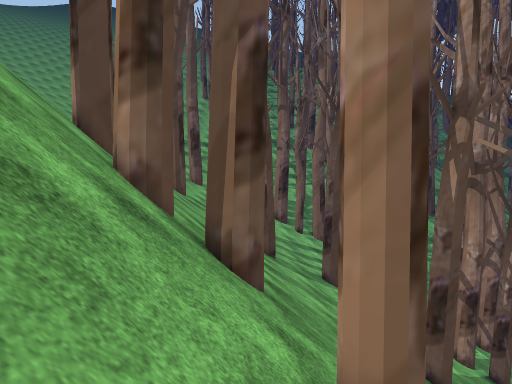
View 1 (above)

21 first-person views from a walk through a 3-D level made in the Unity game engine. The camera is 1.4 m above the floor, tilts 4° down and sees 75° across. The floor is counted in squares, 1 m on a side. Each view is taken from the middle of a square. On the plan, view 1 faces up. The plan holds only what a view shows up to about 15 squares ahead; the rest is blank. The place goes on beyond the plan. The player is left out. Some surface patterns are stand-ins.

View 2
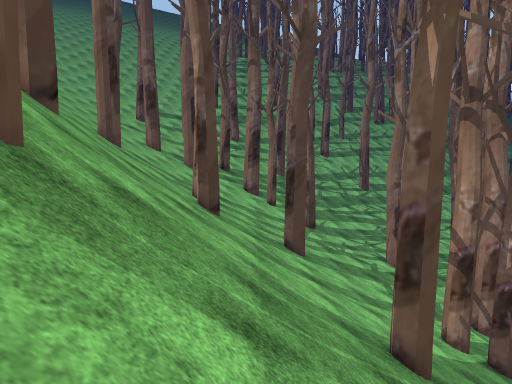

View 3
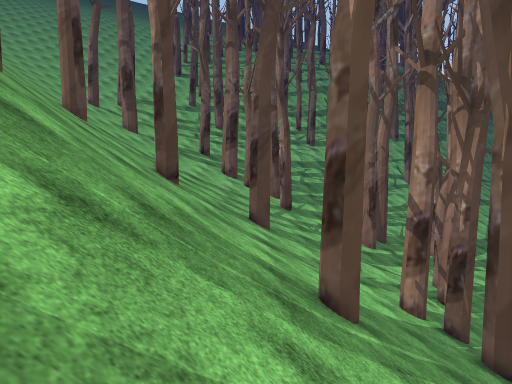

View 4
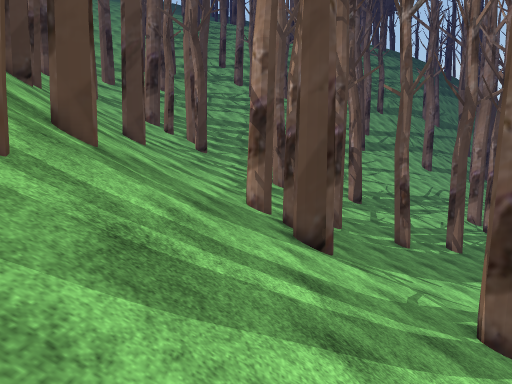

View 5
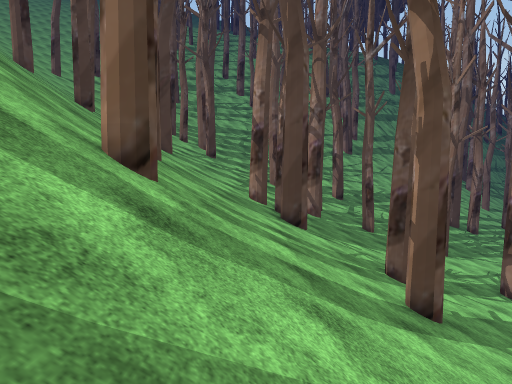

View 6
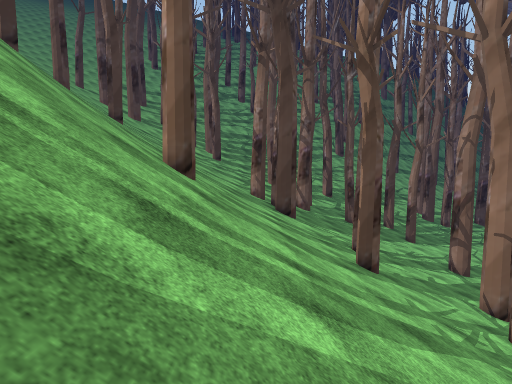

View 7
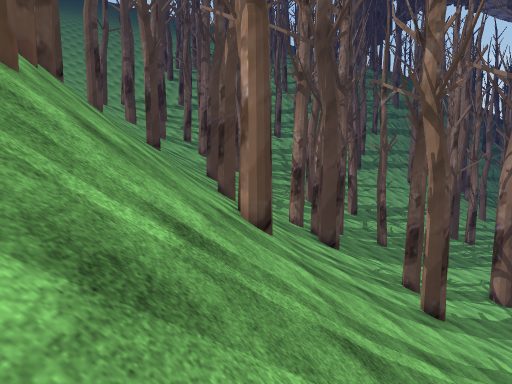

View 8
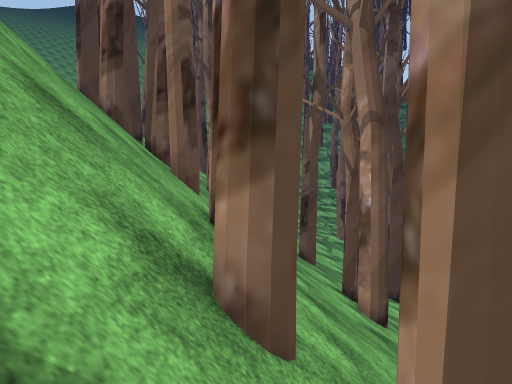

View 9
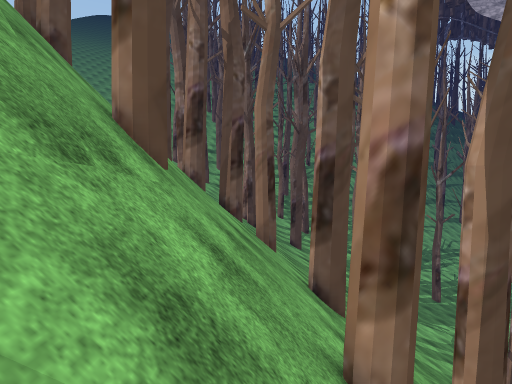

View 10
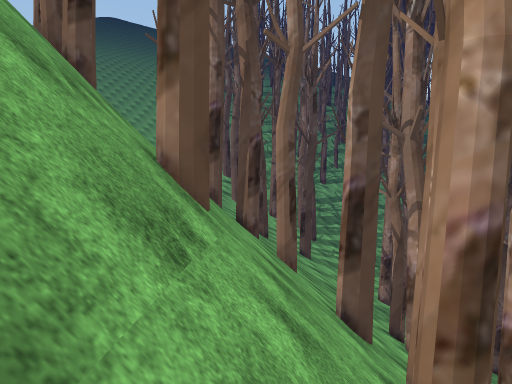

View 11
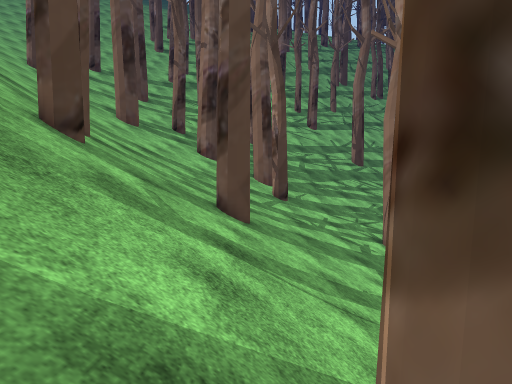

View 12
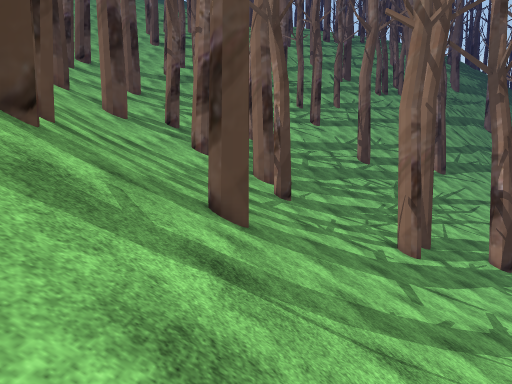

View 13
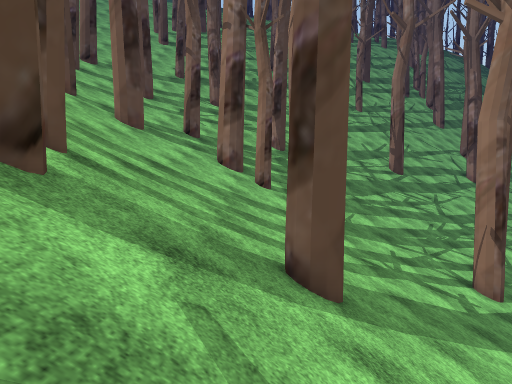

View 14
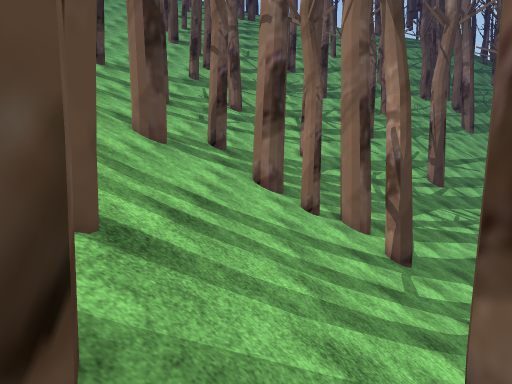

View 15
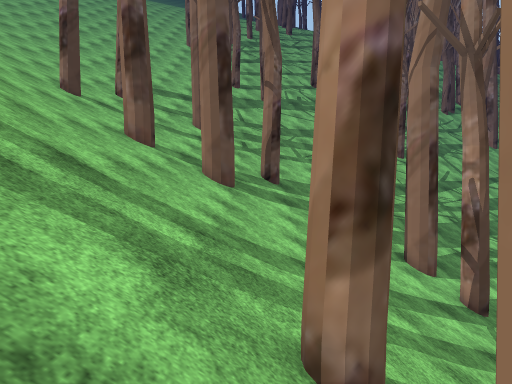

View 16
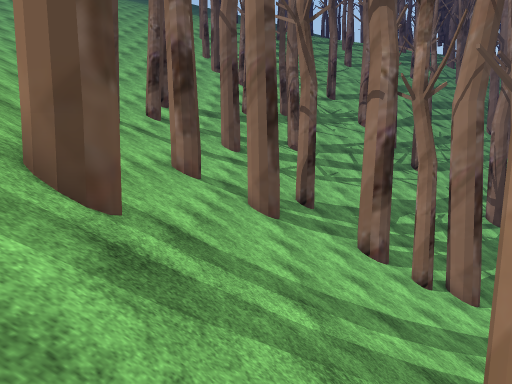

View 17
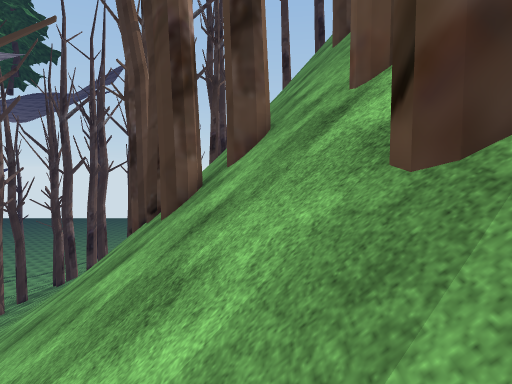

View 18
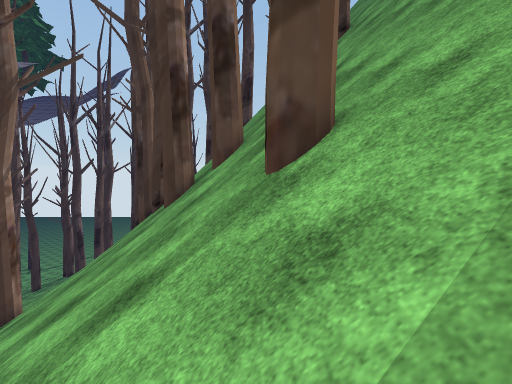

View 19
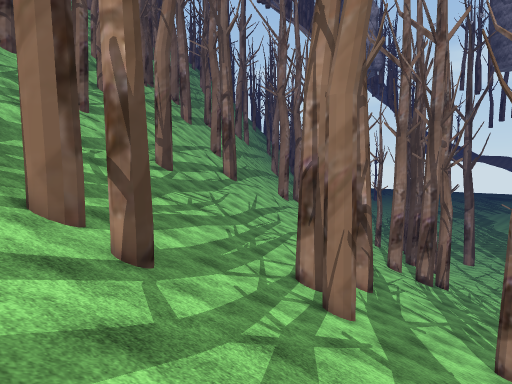

View 20
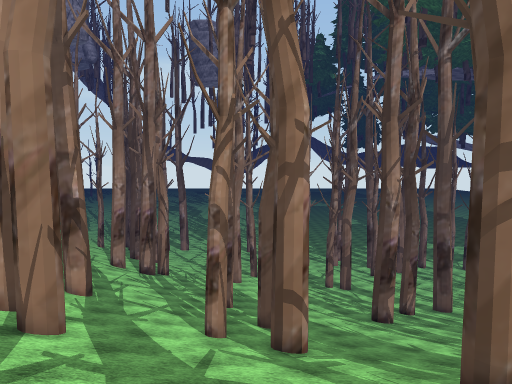

View 21
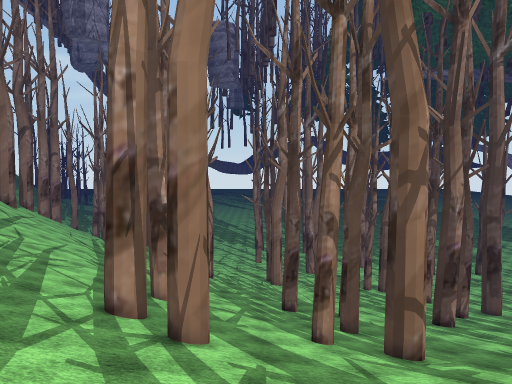

### Floor plan
Key: @ floor where view 1 was taken; # wall or solid block; x gap in a wall; / step, stairs or slope; = window, fence, low wall or low ledge; ^ raised ledge.
Columns run from 6 left of view 1 to 20 right of it. Each row starts with its distance up from view 1.
 36               ////// /////
 35            // / //////////
 34 #//##///###/##///////////
 33 #//##////////////////#
 32 /////////////#///////##///
 31 //////////////////////////
 30 ////////////////////#/////
 29 ///////////////////////////
 28 ///////////////////////////
 27 ///////////////////////////
 26 ///////////////////////////
 25  /////////////////////////
 24 #/////////////////////////
 23 ///////////#//////////#///
 22 //////#///////////////////
 21 //////////////////////////
 20 ///////#//////////////////
 19 //////////////////##///////
 18 //////////////////###//////
 17 ///////////////////////////
 16 /#//////////////////#//////
 15 ////////////////////#//////
 14 //////////////////////////
 13 /////////////#///////////
 12 #////////////=//////////#
 11 #////////////////////////
 10 //////////////////////// //
  9 ///////////////////////////
  8 ///#x##/////// #///////#///
  7 /////##//////// ///////////
  6 ///////////////#///////////
  5 ///////////////=///////////
  4  //////#///////////////////
  3   /////////////////////////
  2    ///////////////////////
  1    ///////////////////////
  0 =   //@//##//////////////
 -1 =#///////##/////////////
 -2 ^=   /////////////////
 -3 ^^   ////////////////
 -4 #^= ##//////////////
 -5  ####=////#x#//////
 -6     #=///////
 -7     #=///#     /  /
 -8     #=///#/
 -9     #=///
-10     #=//
-11     #=/
-12       //

Where each view was taken, in squares from view 1:
view 1: 0 up, 0 right, facing up
view 2: 4 up, 3 right, facing up
view 3: 4 up, 5 right, facing up
view 4: 4 up, 12 right, facing up
view 5: 2 down, 12 right, facing up
view 6: 7 down, 12 right, facing up
view 7: 7 down, 9 right, facing up
view 8: 8 down, 4 right, facing up
view 9: 12 down, 1 right, facing up
view 10: 12 down, 0 right, facing up
view 11: 11 up, 6 right, facing up
view 12: 13 up, 6 right, facing up
view 13: 16 up, 4 right, facing up
view 14: 19 up, 2 right, facing up
view 15: 19 up, 1 left, facing up
view 16: 19 up, 3 left, facing up
view 17: 19 up, 3 left, facing down
view 18: 23 up, 4 left, facing down
view 19: 24 up, 4 right, facing up-right
view 20: 24 up, 5 right, facing right
view 21: 28 up, 5 right, facing right
